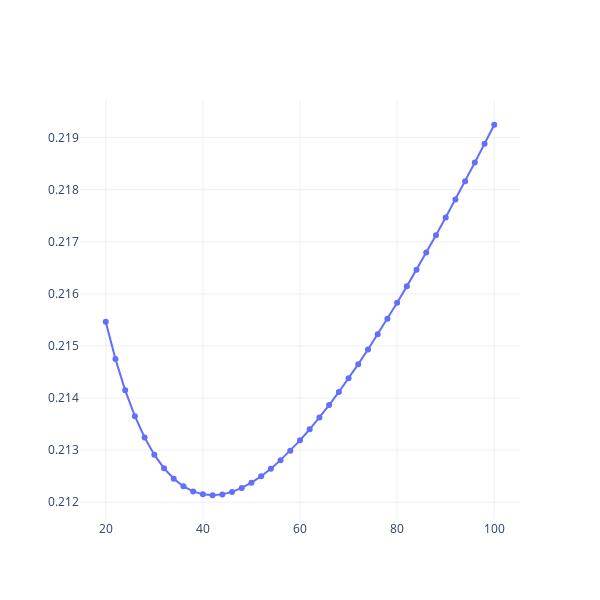

The code cell stored with this chart in its notebook:
### Code cell
fig = go.Figure(
    data=go.Scatter(
        x=in_sample_agg["ELO_Rating_K"],
        y=in_sample_agg["RPS"],
        mode='lines+markers'
    )
)
fig.update_layout(
    width=600,
    height=600
)
fig.show()

### Figure 1 — Plotly figure (JSON) as saved in the notebook; plotly's stock layout.template omitted (floating-point values rounded to 4 significant figures)
{"data": [{"mode": "lines+markers", "type": "scatter", "x": [20, 22, 24, 26, 28, 30, 32, 34, 36, 38, 40, 42, 44, 46, 48, 50, 52, 54, 56, 58, 60, 62, 64, 66, 68, 70, 72, 74, 76, 78, 80, 82, 84, 86, 88, 90, 92, 94, 96, 98, 100], "y": [0.2155, 0.2147, 0.2141, 0.2137, 0.2132, 0.2129, 0.2127, 0.2125, 0.2123, 0.2122, 0.2122, 0.2121, 0.2122, 0.2122, 0.2123, 0.2124, 0.2125, 0.2126, 0.2128, 0.213, 0.2132, 0.2134, 0.2136, 0.2139, 0.2141, 0.2144, 0.2147, 0.2149, 0.2152, 0.2155, 0.2158, 0.2161, 0.2165, 0.2168, 0.2171, 0.2175, 0.2178, 0.2182, 0.2185, 0.2189, 0.2192]}], "layout": {"height": 600, "width": 600}}
